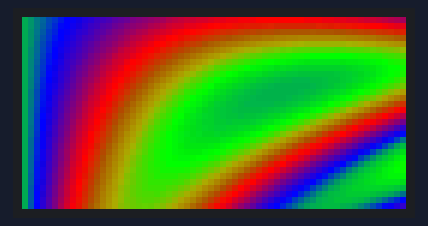
Simulated run of this program. Board: ESP32. Shown: 64×32 colour display. Random numbers use the default seed unless the program sets one; what the program prints to the serial monitor is not drawn.

Above: at 10.17 s.
At 13.79 s:
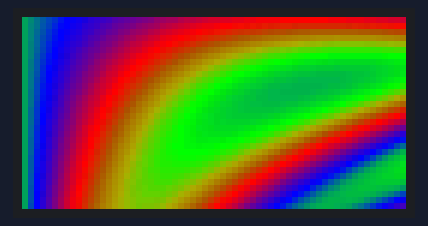
At 17.4 s:
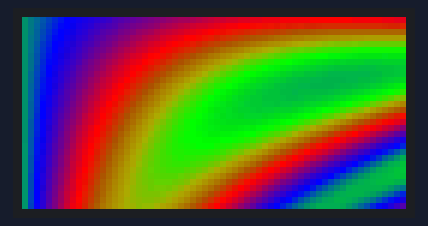
At 24.94 s:
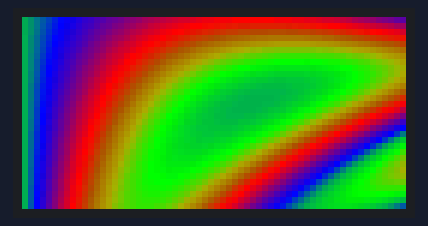
At 32.48 s:
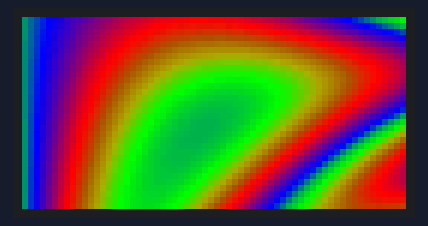
At 39.71 s:
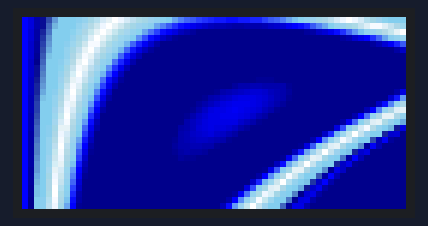

The program:

main.cpp
```cpp
#include <ESP32-HUB75-MatrixPanel-I2S-DMA.h>
#include <FastLED.h>

// Your GPIO pin mapping
#define R1  18
#define G1  17
#define B1  19
#define R2  21
#define G2  23
#define B2  27
#define CH_A  26
#define CH_B  16
#define CH_C  25
#define CH_D  4
#define CLK  33
#define LAT  2
#define OE   32

#define PANEL_WIDTH 64
#define PANEL_HEIGHT 32

MatrixPanel_I2S_DMA *dma_display = nullptr;

uint16_t time_counter = 0, cycles = 0;
CRGBPalette16 palettes[] = {HeatColors_p, LavaColors_p, RainbowColors_p, RainbowStripeColors_p, CloudColors_p};
CRGBPalette16 currentPalette = palettes[0];
CRGB currentColor;

CRGB ColorFromCurrentPalette(uint8_t index = 0, uint8_t brightness = 255, TBlendType blendType = LINEARBLEND) {
  return ColorFromPalette(currentPalette, index, brightness, blendType);
}

void setup() {
  Serial.begin(115200);
  delay(1000);

  Serial.println("\n\nESP32 HUB75 LED Matrix - RGBW POC + Plasma Effect");
  Serial.println("Initializing DMA display...");

  HUB75_I2S_CFG::i2s_pins _pins = {R1, G1, B1, R2, G2, B2, CH_A, CH_B, CH_C, CH_D, -1, LAT, OE, CLK};

  HUB75_I2S_CFG mxconfig(
    PANEL_WIDTH,
    PANEL_HEIGHT,
    1,
    _pins
  );

  dma_display = new MatrixPanel_I2S_DMA(mxconfig);

  if (!dma_display->begin()) {
    Serial.println("ERROR: Failed to allocate I2S DMA memory!");
    while (1) delay(1000);
  }

  Serial.println("Display initialized successfully!");
  dma_display->setBrightness8(128);
  dma_display->clearScreen();

  // RGBW Test sequence on boot
  Serial.println("Running RGBW test...");

  Serial.println("  RED");
  dma_display->fillScreenRGB888(255, 0, 0);
  delay(2000);

  Serial.println("  GREEN");
  dma_display->fillScreenRGB888(0, 255, 0);
  delay(2000);

  Serial.println("  BLUE");
  dma_display->fillScreenRGB888(0, 0, 255);
  delay(2000);

  Serial.println("  WHITE");
  dma_display->fillScreenRGB888(255, 255, 255);
  delay(2000);

  Serial.println("  BLACK");
  dma_display->fillScreenRGB888(0, 0, 0);
  delay(1000);

  Serial.println("Starting Plasma Effect...");
  currentPalette = RainbowColors_p;
}

void loop() {
  // Plasma effect
  for (int x = 0; x < PANEL_WIDTH; x++) {
    for (int y = 0; y < PANEL_HEIGHT; y++) {
      int16_t v = 128;
      uint8_t wibble = sin8(time_counter);
      v += sin16(x * wibble * 3 + time_counter);
      v += cos16(y * (128 - wibble) + time_counter);
      v += sin16(y * x * cos8(-time_counter) / 8);

      currentColor = ColorFromPalette(currentPalette, (v >> 8));
      dma_display->drawPixelRGB888(x, y, currentColor.r, currentColor.g, currentColor.b);
    }
  }

  ++time_counter;
  ++cycles;

  // Change palette every 1024 cycles
  if (cycles >= 1024) {
    time_counter = 0;
    cycles = 0;
    currentPalette = palettes[random(0, sizeof(palettes) / sizeof(palettes[0]))];
    Serial.println("Palette changed");
  }
}
```
